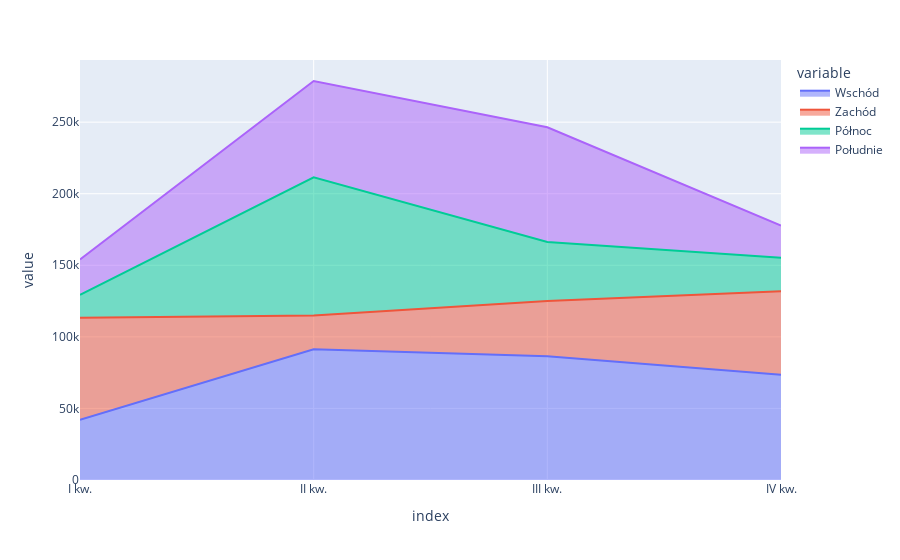

Notebook source saved alongside this figure:
### Code cell
data.plot.area()

### Figure 1 — Plotly figure (JSON) as saved in the notebook; plotly's stock layout.template omitted (floating-point values rounded to 4 significant figures)
{"data": [{"fillpattern": {"shape": ""}, "hovertemplate": "variable=Wschód<br>index=%{x}<br>value=%{y}<extra></extra>", "legendgroup": "Wschód", "line": {"color": "#636efa"}, "marker": {"symbol": "circle"}, "mode": "lines", "name": "Wschód", "orientation": "v", "showlegend": true, "stackgroup": "1", "type": "scatter", "x": ["I kw.", "II kw.", "III kw.", "IV kw."], "xaxis": "x", "y": [42140.0, 91340.0, 86440.0, 73560.0], "yaxis": "y"}, {"fillpattern": {"shape": ""}, "hovertemplate": "variable=Zachód<br>index=%{x}<br>value=%{y}<extra></extra>", "legendgroup": "Zachód", "line": {"color": "#EF553B"}, "marker": {"symbol": "circle"}, "mode": "lines", "name": "Zachód", "orientation": "v", "showlegend": true, "stackgroup": "1", "type": "scatter", "x": ["I kw.", "II kw.", "III kw.", "IV kw."], "xaxis": "x", "y": [71140.0, 23590.0, 38530.0, 58220.0], "yaxis": "y"}, {"fillpattern": {"shape": ""}, "hovertemplate": "variable=Północ<br>index=%{x}<br>value=%{y}<extra></extra>", "legendgroup": "Północ", "line": {"color": "#00cc96"}, "marker": {"symbol": "circle"}, "mode": "lines", "name": "Północ", "orientation": "v", "showlegend": true, "stackgroup": "1", "type": "scatter", "x": ["I kw.", "II kw.", "III kw.", "IV kw."], "xaxis": "x", "y": [16090.0, 96560.0, 41260.0, 23560.0], "yaxis": "y"}, {"fillpattern": {"shape": ""}, "hovertemplate": "variable=Południe<br>index=%{x}<br>value=%{y}<extra></extra>", "legendgroup": "Południe", "line": {"color": "#ab63fa"}, "marker": {"symbol": "circle"}, "mode": "lines", "name": "Południe", "orientation": "v", "showlegend": true, "stackgroup": "1", "type": "scatter", "x": ["I kw.", "II kw.", "III kw.", "IV kw."], "xaxis": "x", "y": [24650.0, 67270.0, 80210.0, 22430.0], "yaxis": "y"}], "layout": {"legend": {"title": {"text": "variable"}, "tracegroupgap": 0}, "margin": {"t": 60}, "xaxis": {"anchor": "y", "domain": [0, 1], "title": {"text": "index"}}, "yaxis": {"anchor": "x", "domain": [0, 1], "title": {"text": "value"}}}}
